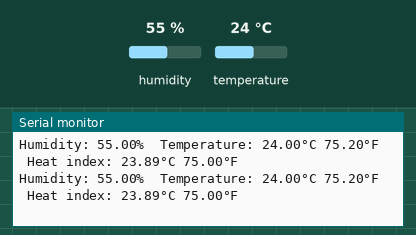
The sketch below on a simulated ESP8266 (NodeMCU). Shown: the last lines printed to the serial monitor. The inputs (shaded band) are chosen by the test bench; at power-on: temperature 24 °C, humidity 55 %.

Above: at 2.8 s.
2.9 s: temperature set to 33 °C
At 6.16 s:
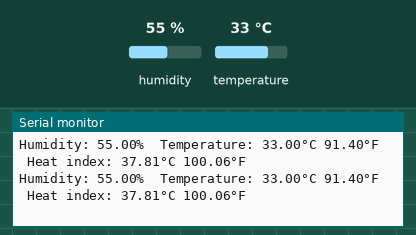
8.9 s: humidity set to 22 %
At 10.26 s:
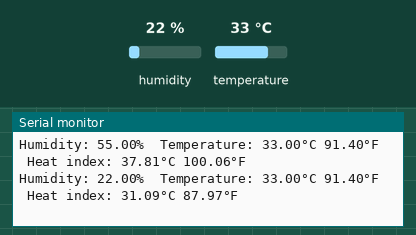
14.9 s: humidity set to 68 %
At 16.33 s:
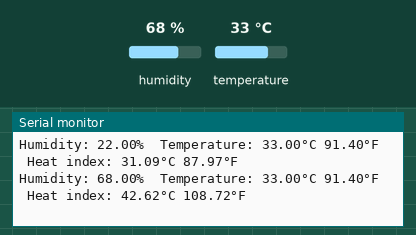
20.9 s: temperature set to 12 °C
At 22.48 s:
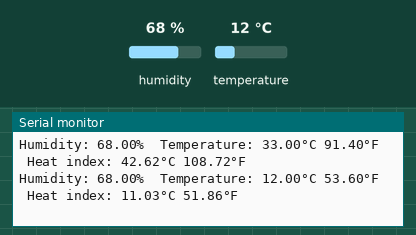
26.9 s: temperature set to 41 °C
At 28.55 s:
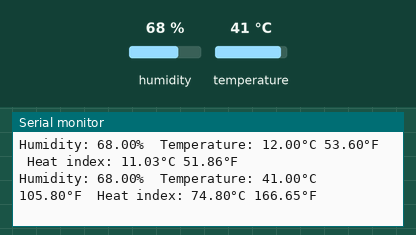
32.9 s: temperature set to 19 °C
At 34.77 s:
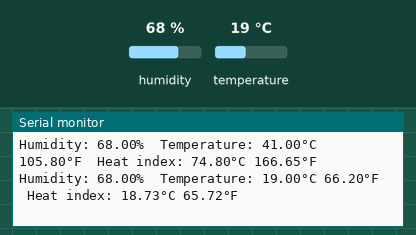
Timing chart, 0 to 36.3 s (numbered marks = the images above; inputs shaded):
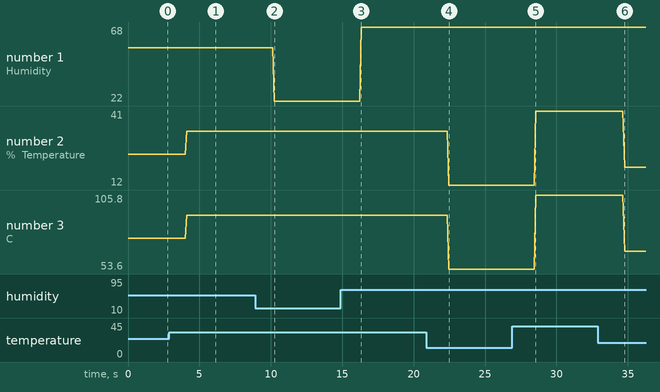

The sketch:

DHTtester.ino
```cpp
#include "DHT.h"
#define DHTPIN D2     // Digital pin connected to the DHT sensor
#define DHTTYPE DHT11   // DHT 22  (AM2302), AM2321

DHT dht(DHTPIN, DHTTYPE);

void setup() {
  Serial.begin(9600);
  Serial.println(F("DHTxx test!"));

  dht.begin();
}

void loop() {

  float h = dht.readHumidity();
  // Read temperature as Celsius (the default)
  float t = dht.readTemperature();
  // Read temperature as Fahrenheit (isFahrenheit = true)
  float f = dht.readTemperature(true);

  // Check if any reads failed and exit early (to try again).
  if (isnan(h) || isnan(t) || isnan(f)) {
    Serial.println(F("Failed to read from DHT sensor!"));
    return;
  }

  // Compute heat index in Fahrenheit (the default)
  float hif = dht.computeHeatIndex(f, h);
  // Compute heat index in Celsius (isFahreheit = false)
  float hic = dht.computeHeatIndex(t, h, false);

  Serial.print(F("Humidity: "));
  Serial.print(h);
  Serial.print(F("%  Temperature: "));
  Serial.print(t);
  Serial.print(F("°C "));
  Serial.print(f);
  Serial.print(F("°F  Heat index: "));
  Serial.print(hic);
  Serial.print(F("°C "));
  Serial.print(hif);
  Serial.println(F("°F"));
}
```

Measured:
- after the input at 2.9 s, the serial monitor: prints a new line after 1.2 s (image 1)
- after the input at 8.9 s, the serial monitor: prints a new line after 1.4 s (image 2)
- after the input at 14.9 s, the serial monitor: prints a new line after 1.4 s (image 3)
- after the input at 20.9 s, the serial monitor: prints a new line after 1.6 s (image 4)
- after the input at 26.9 s, the serial monitor: prints a new line after 1.6 s (image 5)
- after the input at 32.9 s, the serial monitor: prints a new line after 1.9 s (image 6)
- plotted number 1: 55 → 22 after the input at 8.9 s, 22 → 68 after the input at 14.9 s
- plotted number 2: 24 → 33 after the input at 2.9 s, 33 → 12 after the input at 20.9 s, 12 → 41 after the input at 26.9 s, 41 → 19 after the input at 32.9 s
